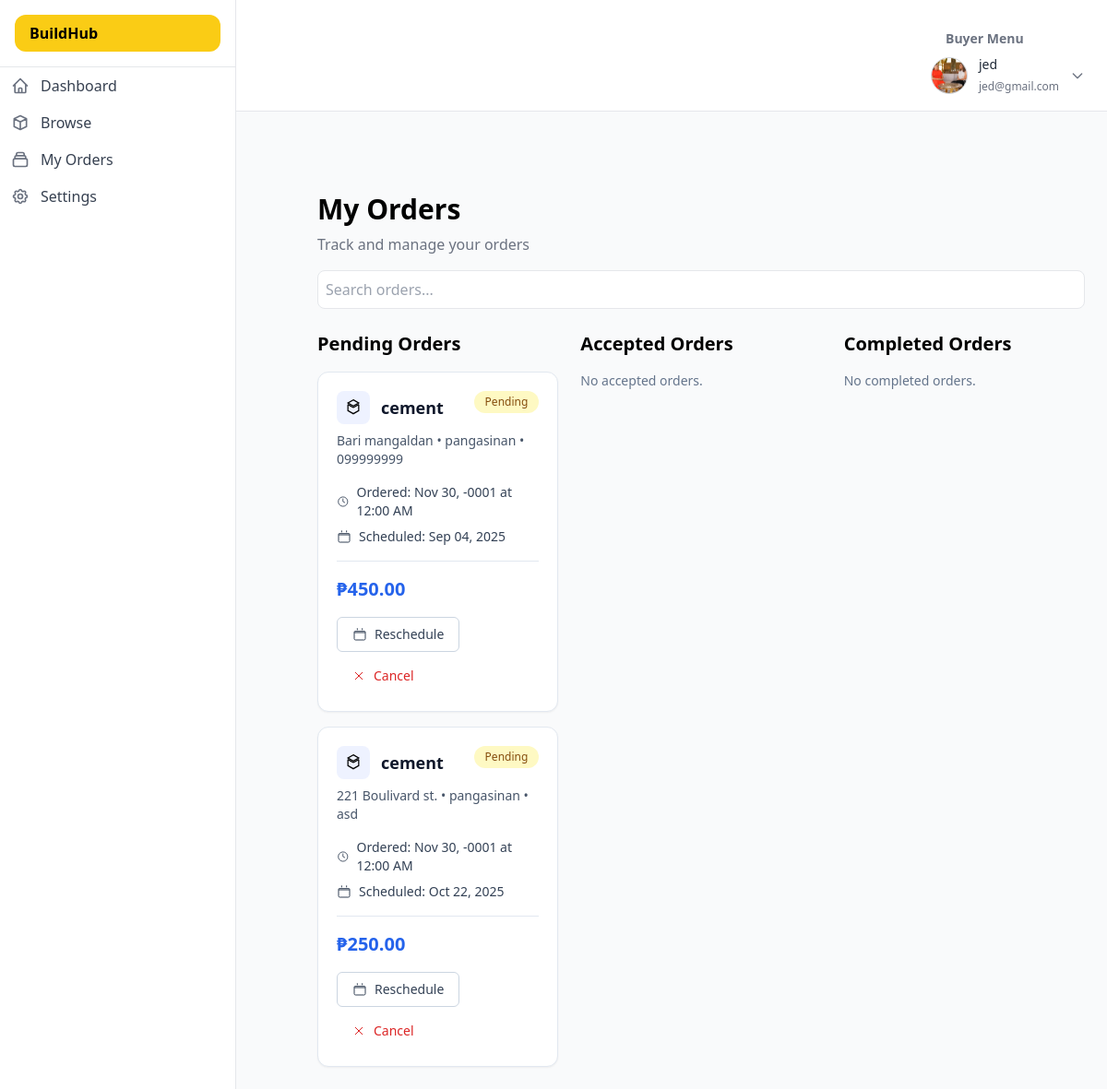
Before: /Buildhub/buyer/myorders.php (signed in) with the older database file.
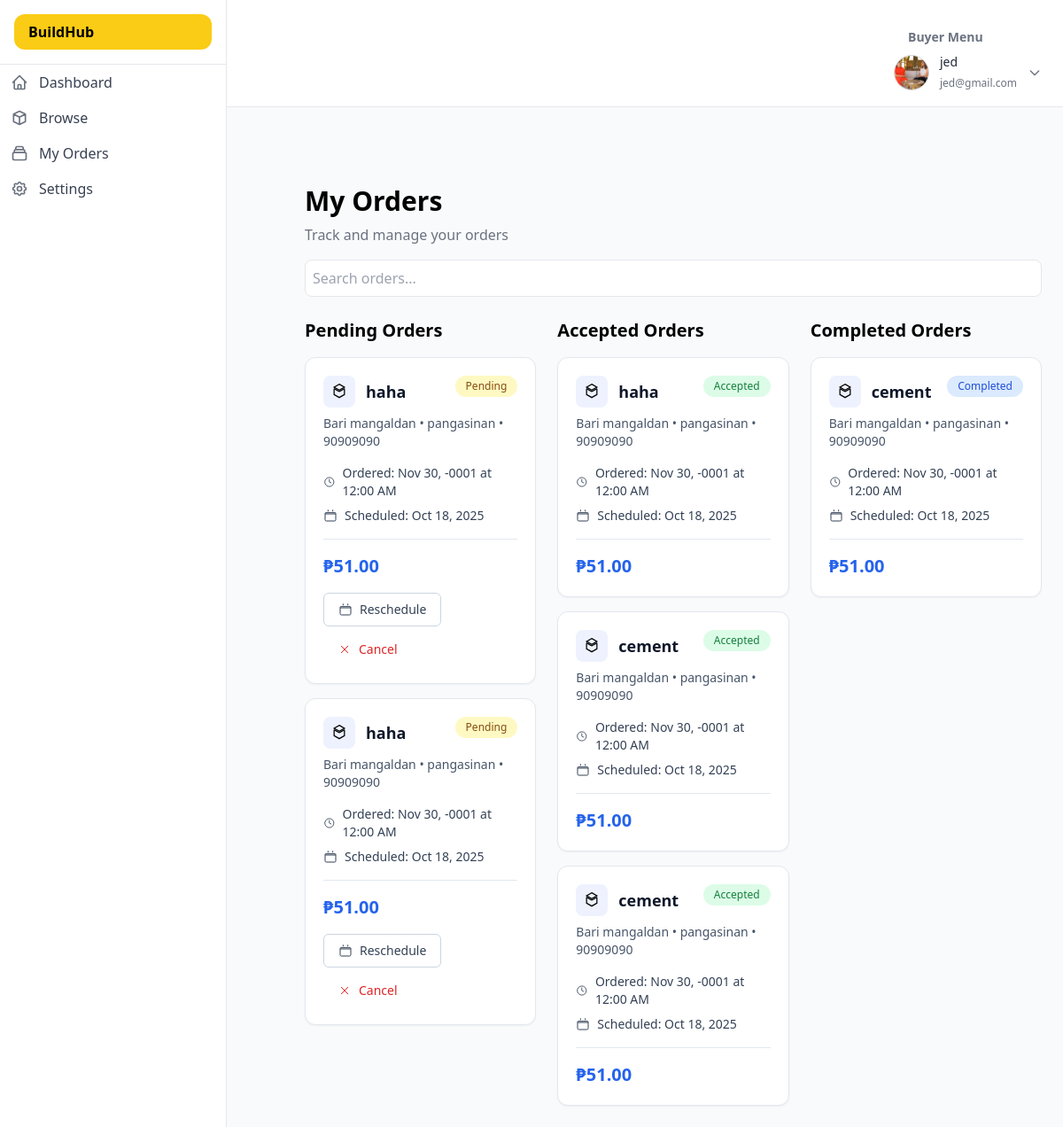
After: the same page with the newer database file.
### tables this page shows
CREATE TABLE `orders` (
  `id` int(11) UNSIGNED NOT NULL,
  `buyer_id` int(10) UNSIGNED DEFAULT NULL,
  `supplier_id` int(10) UNSIGNED DEFAULT NULL,
  `recipient_name` varchar(100) NOT NULL,
  `address_line` varchar(255) NOT NULL,
  `province` varchar(50) DEFAULT NULL,
  `phone` varchar(20) NOT NULL,
  `schedule_date` date NOT NULL,
  `product_name` varchar(255) NOT NULL,
  `total_amount` int(11) NOT NULL DEFAULT 0,
  `ordered_at` datetime NOT NULL DEFAULT current_timestamp(),
  `status` enum('pending','accepted','completed') NOT NULL,
  `updated_at` datetime NOT NULL DEFAULT current_timestamp() ON UPDATE current_timestamp()
);

### Buildhub/buyer/myorders.php (the view, shortened to what the changed rows need)
<?php
$conn = mysqli_connect("localhost","root","","user_db");
function h($v){ return htmlspecialchars((string)($v ?? ""), ENT_QUOTES, 'UTF-8'); }
function peso($n){ return "₱" . number_format((float)$n, 2); }
function fmtDate($s){ if(!$s) return "—"; $t=strtotime($s); return $t?date("M d, Y",$t):"—"; }
function fmtDateTime($s){ if(!$s) return "—"; $t=strtotime($s); return $t?date("M d, Y \\a\\t h:i A",$t):"—"; }
function badgeClasses($status){
  $s = strtolower($status ?? '');
  if ($s==='completed') return 'bg-blue-100 text-blue-700';
  if ($s==='accepted')  return 'bg-green-100 text-green-700';
  return 'bg-yellow-100 text-yellow-800';
}
function renderCard($row){
  $title       = $row['product_name'] ?? 'Untitled';
  $desc        = $row['description'] ?? (($row['address_line'] ?? '') .
                   (isset($row['province']) && $row['province'] !== null ? ' • '.$row['province'] : '') .
                   (isset($row['phone']) && $row['phone'] !== '' ? ' • '.$row['phone'] : ''));
  $desc        = trim($desc) === '' ? 'No description provided.' : $desc;
  $status      = $row['status']        ?? 'pending';
  $orderedAt   = $row['ordered_at']    ?? null;
  $scheduledAt = $row['schedule_date'] ?? null;
  $total       = isset($row['total_amount']) ? (float)$row['total_amount'] : 0;
  ?>
  <article class="bg-white rounded-xl border border-slate-200 shadow-sm p-5 mt-4">
    <div class="flex items-start justify-between">
      <div class="flex items-center gap-3">
        <div class="h-9 w-9 rounded-lg bg-indigo-50 flex items-center justify-center">
          <svg xmlns="http://www.w3.org/2000/svg" class="h-5 w-5" viewBox="0 0 24 24" fill="none" stroke="currentColor">
            <path d="M12 2l7 4-7 4-7-4 7-4z" stroke-width="1.5"/>
            <path d="M19 8v8l-7 4-7-4V8" stroke-width="1.5"/>
            <path d="M12 12l7-4M12 12L5 8" stroke-width="1.5"/>
          </svg>
        </div>
        <h3 class="text-lg font-semibold text-slate-900 leading-tight"><?php echo h($title); ?></h3>
      </div>
      <span class="inline-flex items-center rounded-full <?php echo badgeClasses($status); ?> px-3 py-1 text-xs font-medium">
        <?php echo h(ucfirst($status)); ?>
      </span>
    </div>
    <p class="mt-2 text-sm text-slate-600"><?php echo h($desc); ?></p>
    <div class="mt-4 space-y-2 text-sm text-slate-700">
      <div class="flex items-center gap-2">
        <svg xmlns="http://www.w3.org/2000/svg" class="h-4 w-4" fill="none" viewBox="0 0 24 24" stroke="currentColor">
          <path stroke-width="1.5" d="M12 6v6l4 2"/><circle cx="12" cy="12" r="9" stroke-width="1.5" fill="none"/>
        </svg>
        <span>Ordered: <?php echo h(fmtDateTime($orderedAt)); ?></span>
      </div>
      <div class="flex items-center gap-2">
        <svg xmlns="http://www.w3.org/2000/svg" class="h-4 w-4" fill="none" viewBox="0 0 24 24" stroke="currentColor">
          <path stroke-width="1.5" d="M8 2v3M16 2v3M3 9h18M4 7h16a1 1 0 011 1v11a2 2 0 01-2 2H5a2 2 0 01-2-2V8a1 1 0 011-1z"/>
        </svg>
        <span>Scheduled: <?php echo h(fmtDate($scheduledAt)); ?></span>
      </div>
    </div>
    <hr class="my-4 border-slate-200"/>
    <div class="text-xl font-semibold text-blue-600"><?php echo h(peso($total)); ?></div>
    <?php if (strtolower($status)==='pending'): ?>
    <div class="mt-4 flex flex-wrap gap-2">
      <form action="reschedule.php" method="GET">
        <button class="inline-flex items-center gap-2 rounded-md border border-slate-300 bg-white px-4 py-2 text-sm font-medium text-slate-700 hover:bg-slate-50">
          <svg xmlns="http://www.w3.org/2000/svg" class="h-4 w-4" fill="none" viewBox="0 0 24 24" stroke="currentColor">
            <path stroke-width="1.5" d="M8 2v3M16 2v3M3 9h18M4 7h16a1 1 0 011 1v11a2 2 0 01-2 2H5a2 2 0 01-2-2V8a1 1 0 011-1z"/>
          </svg>
          Reschedule
        </button>
      </form>
      <form action="cancel.php" method="POST" onsubmit="return confirm('Cancel this order?');">
        <button class="inline-flex items-center gap-2 rounded-md px-4 py-2 text-sm font-medium text-red-600 hover:bg-red-50">
          <svg xmlns="http://www.w3.org/2000/svg" class="h-4 w-4" fill="none" viewBox="0 0 24 24" stroke="currentColor">
            <path stroke-width="1.5" d="M6 6l12 12M18 6l-12 12"/>
          </svg>
          Cancel
        </button>
      </form>
    </div>
    <?php endif; ?>
  </article>
  <?php
}
$buckets = ['Pending'=>[], 'Accepted'=>[], 'Completed'=>[]];
$buyerId = (int)($_SESSION['user_id'] ?? 0);
if ($conn && $buyerId > 0) {
  $sql = "SELECT id, product_name, status, ordered_at, schedule_date,
                 total_amount, address_line, province, phone
          FROM orders
          WHERE buyer_id = ?
          ORDER BY id DESC";
  if ($stmt = mysqli_prepare($conn, $sql)) {
    mysqli_stmt_bind_param($stmt, 'i', $buyerId);
    mysqli_stmt_execute($stmt);
    $res = mysqli_stmt_get_result($stmt);
    while ($r = mysqli_fetch_assoc($res)) {
      $r['description'] = trim(
        ($r['address_line'] ?? '') .
        (isset($r['province']) && $r['province'] !== null ? ' • '.$r['province'] : '') .
        (isset($r['phone'])    && $r['phone']    !== ''   ? ' • '.$r['phone']    : '')
      );
      $s = strtolower($r['status'] ?? 'pending');
      $k = ($s==='accepted' ? 'Accepted' : ($s==='completed' ? 'Completed' : 'Pending'));
      $buckets[$k][] = $r;
    }
  }
}
?>
<!DOCTYPE html>
<html lang="en">
<head>
  <script src="https://cdn.tailwindcss.com"></script>
</head>
<body class="bg-gray-50">
  <?php include '../nav/topbar_buyer.php'; ?>
  <div class="flex">
    <main class="pt-16 pl-[320px]">
      <div class="max-w-[1200px] mx-auto px-6 py-6">
        <h1 class="text-3xl font-bold">My Orders</h1>
        <div class="grid grid-cols-1 md:grid-cols-3 gap-6 mt-6">
          <section>
            <h2 class="text-xl font-bold">Pending Orders</h2>
            <?php if (empty($buckets['Pending'])): ?>
              <p class="text-sm text-slate-500 mt-4">No pending orders.</p>
            <?php else: foreach ($buckets['Pending'] as $row) { renderCard($row); } endif; ?>
          </section>
          <section>
            <h2 class="text-xl font-bold">Accepted Orders</h2>
            <?php if (empty($buckets['Accepted'])): ?>
              <p class="text-sm text-slate-500 mt-4">No accepted orders.</p>
            <?php else: foreach ($buckets['Accepted'] as $row) { renderCard($row); } endif; ?>
          </section>
          <section>
            <h2 class="text-xl font-bold">Completed Orders</h2>
            <?php if (empty($buckets['Completed'])): ?>
              <p class="text-sm text-slate-500 mt-4">No completed orders.</p>
            <?php else: foreach ($buckets['Completed'] as $row) { renderCard($row); } endif; ?>
          </section>
        </div>
      </div>
    </main>
  </div>
</body>
</html>

Changed rows visible on the page:
removed orders: product_name "cement", status "Pending", desc "Bari mangaldan • pangasinan • 099999999", ordered_at "Nov 30, -0001 at 12:00 AM", schedule_date "Sep 04, 2025", total_amount "₱450.00", shown under "Pending Orders"
removed orders: product_name "cement", status "Pending", desc "221 Boulivard st. • pangasinan • asd", ordered_at "Nov 30, -0001 at 12:00 AM", schedule_date "Oct 22, 2025", total_amount "₱250.00", shown under "Pending Orders"
added orders: product_name "haha", status "Pending", desc "Bari mangaldan • pangasinan • 90909090", ordered_at "Nov 30, -0001 at 12:00 AM", schedule_date "Oct 18, 2025", total_amount "₱51.00", shown under "Pending Orders"
added orders: product_name "haha", status "Pending", desc "Bari mangaldan • pangasinan • 90909090", ordered_at "Nov 30, -0001 at 12:00 AM", schedule_date "Oct 18, 2025", total_amount "₱51.00", shown under "Pending Orders"
added orders: product_name "haha", status "Accepted", desc "Bari mangaldan • pangasinan • 90909090", ordered_at "Nov 30, -0001 at 12:00 AM", schedule_date "Oct 18, 2025", total_amount "₱51.00", shown under "Accepted Orders"
added orders: product_name "cement", status "Accepted", desc "Bari mangaldan • pangasinan • 90909090", ordered_at "Nov 30, -0001 at 12:00 AM", schedule_date "Oct 18, 2025", total_amount "₱51.00", shown under "Accepted Orders"
added orders: product_name "cement", status "Accepted", desc "Bari mangaldan • pangasinan • 90909090", ordered_at "Nov 30, -0001 at 12:00 AM", schedule_date "Oct 18, 2025", total_amount "₱51.00", shown under "Accepted Orders"
added orders: product_name "cement", status "Completed", desc "Bari mangaldan • pangasinan • 90909090", ordered_at "Nov 30, -0001 at 12:00 AM", schedule_date "Oct 18, 2025", total_amount "₱51.00", shown under "Completed Orders"
Other visible differences:
text no longer shown: "No accepted orders. No completed orders."
